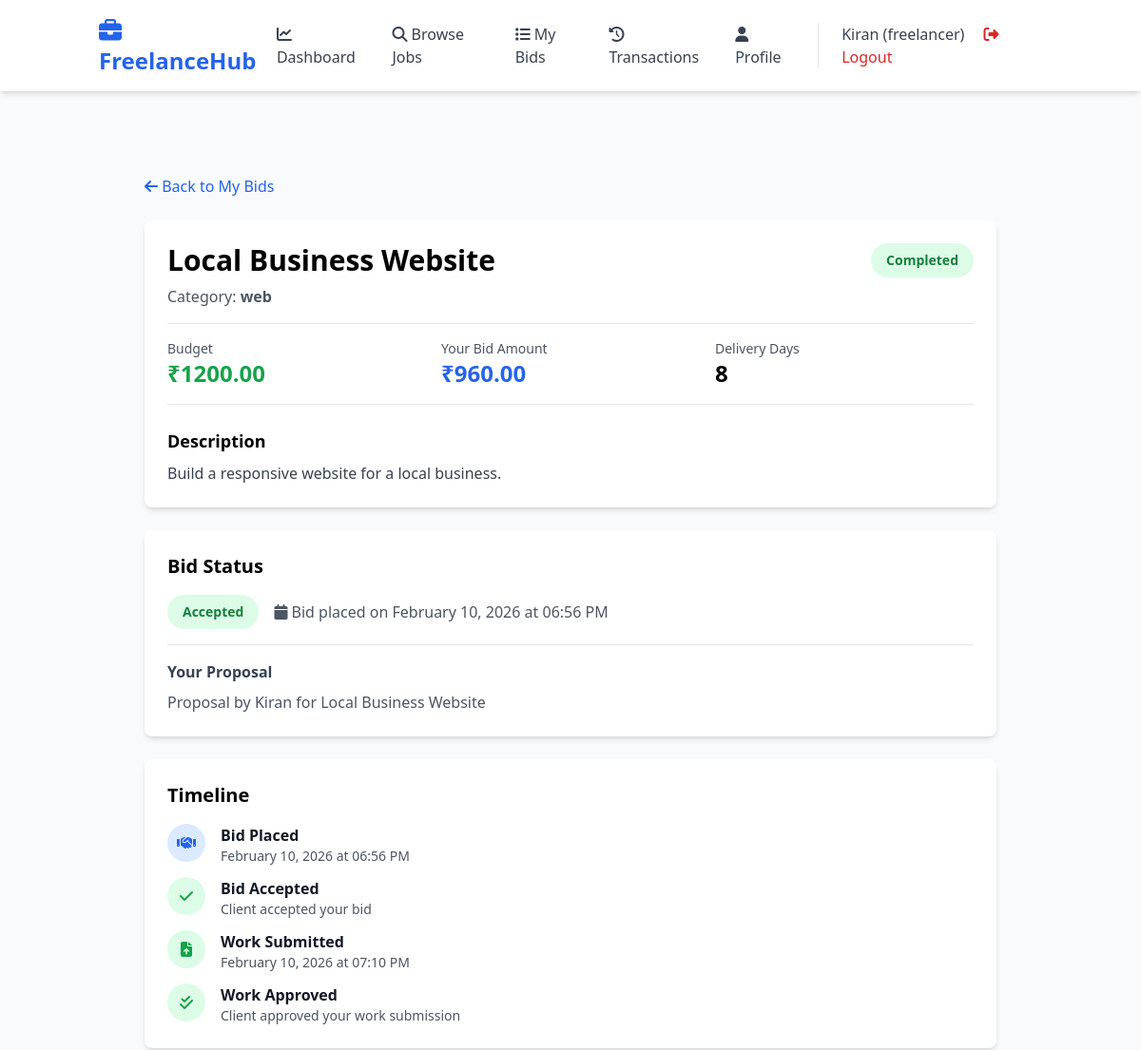
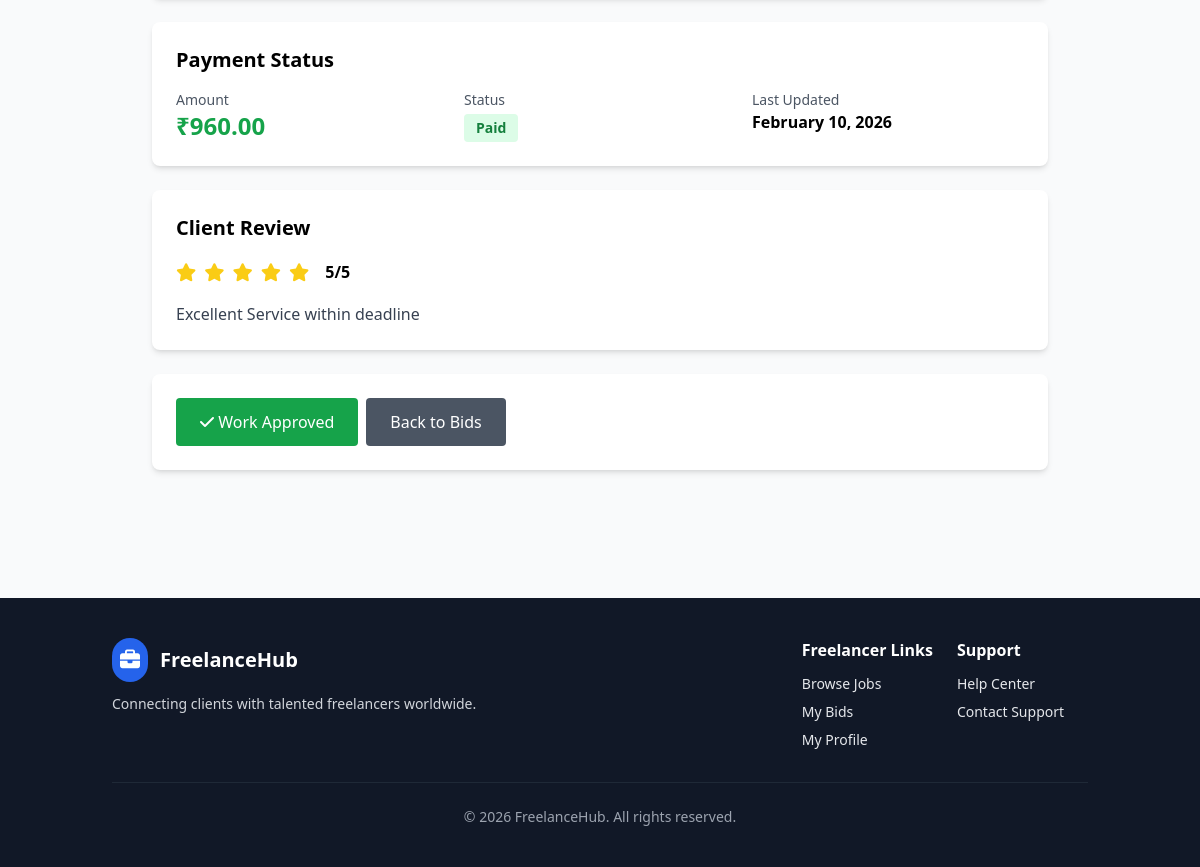
The app's page /bid/1/details (signed in), older data (2 pictures, top to bottom).
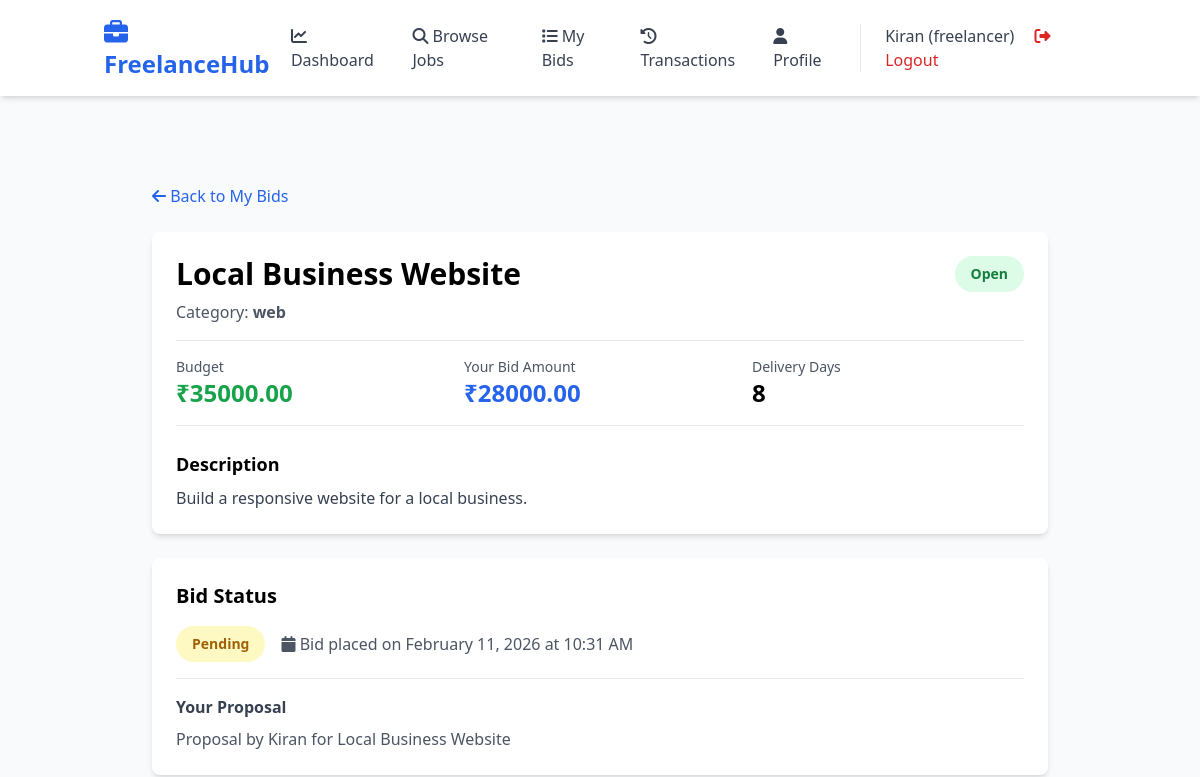
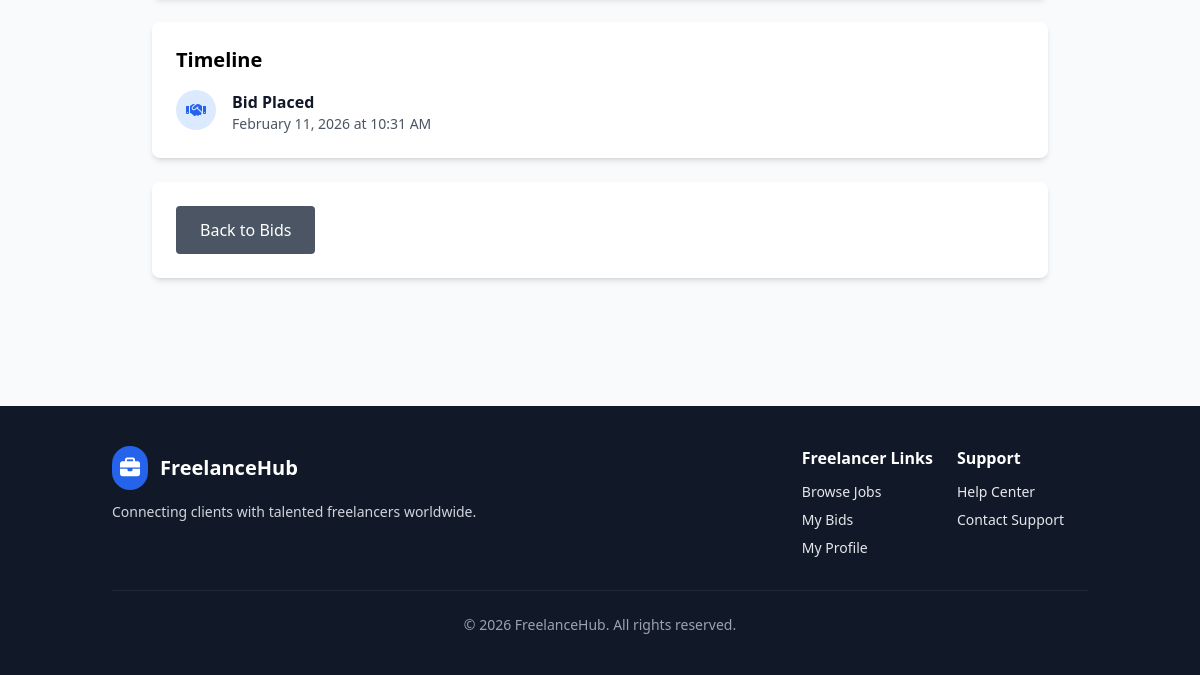
The same page, newer data (2 pictures, top to bottom).
### models.py (models this page shows, shortened)
class Job(db.Model):
    __tablename__ = 'jobs'
    id = db.Column(db.Integer, primary_key=True)
    client_id = db.Column(db.Integer, db.ForeignKey('users.id'), nullable=False, index=True)
    title = db.Column(db.String(200), nullable=False)
    description = db.Column(db.Text, nullable=False)
    budget = db.Column(db.Float, nullable=False)
    category = db.Column(db.String(50), nullable=False)  # web, mobile, design, writing, etc
    deadline = db.Column(db.DateTime, nullable=False)
    status = db.Column(db.String(20), default='open')  # open, in_progress, completed, cancelled
    accepted_bid_id = db.Column(db.Integer, db.ForeignKey('bids.id'), nullable=True)
    created_at = db.Column(db.DateTime, default=datetime.utcnow)
    updated_at = db.Column(db.DateTime, default=datetime.utcnow, onupdate=datetime.utcnow)
    bids = db.relationship('Bid', backref='job', foreign_keys='Bid.job_id', cascade='all, delete-orphan')
    accepted_bid = db.relationship('Bid', uselist=False, foreign_keys='Job.accepted_bid_id')
    payment = db.relationship('Payment', uselist=False, backref='job', cascade='all, delete-orphan')
    work_submission = db.relationship('WorkSubmission', uselist=False, backref='job', cascade='all, delete-orphan')
    reviews = db.relationship('Review', backref='job', cascade='all, delete-orphan')

class Bid(db.Model):
    __tablename__ = 'bids'
    id = db.Column(db.Integer, primary_key=True)
    job_id = db.Column(db.Integer, db.ForeignKey('jobs.id'), nullable=False, index=True)
    freelancer_id = db.Column(db.Integer, db.ForeignKey('users.id'), nullable=False, index=True)
    amount = db.Column(db.Float, nullable=False)
    proposal = db.Column(db.Text, nullable=False)
    delivery_days = db.Column(db.Integer)
    status = db.Column(db.String(20), default='pending')  # pending, accepted, rejected
    created_at = db.Column(db.DateTime, default=datetime.utcnow)

class WorkSubmission(db.Model):
    __tablename__ = 'work_submissions'
    id = db.Column(db.Integer, primary_key=True)
    job_id = db.Column(db.Integer, db.ForeignKey('jobs.id'), nullable=False, index=True, unique=True)
    file_path = db.Column(db.String(255), nullable=False)  # file path
    description = db.Column(db.Text)
    status = db.Column(db.String(20), default='submitted')  # submitted, approved, rejected
    created_at = db.Column(db.DateTime, default=datetime.utcnow)

class Payment(db.Model):
    __tablename__ = 'payments'
    id = db.Column(db.Integer, primary_key=True)
    job_id = db.Column(db.Integer, db.ForeignKey('jobs.id'), nullable=False, index=True)
    client_id = db.Column(db.Integer, db.ForeignKey('users.id'), nullable=False, index=True)
    freelancer_id = db.Column(db.Integer, db.ForeignKey('users.id'), nullable=False, index=True)
    amount = db.Column(db.Float, nullable=False)
    status = db.Column(db.String(20), default='pending')  # pending, paid, released
    created_at = db.Column(db.DateTime, default=datetime.utcnow)
    paid_at = db.Column(db.DateTime)
    released_at = db.Column(db.DateTime)

class Review(db.Model):
    __tablename__ = 'reviews'
    id = db.Column(db.Integer, primary_key=True)
    job_id = db.Column(db.Integer, db.ForeignKey('jobs.id'), nullable=False, index=True)
    client_id = db.Column(db.Integer, db.ForeignKey('users.id'), nullable=False, index=True)
    freelancer_id = db.Column(db.Integer, db.ForeignKey('users.id'), nullable=False, index=True)
    rating = db.Column(db.Integer, nullable=False)  # 1-5
    comment = db.Column(db.Text)
    created_at = db.Column(db.DateTime, default=datetime.utcnow)

### app.py (the view)
    @app.route('/bid/<int:bid_id>/details')
    @freelancer_required
    def bid_details(bid_id):
        bid = Bid.query.get_or_404(bid_id)
        if bid.freelancer_id != current_user.id:
            flash('You do not have permission to view this bid.', 'danger')
            return redirect(url_for('my_bids'))
        job = bid.job
        work = job.work_submission
        payment = job.payment
        review = Review.query.filter_by(job_id=job.id, freelancer_id=current_user.id).first()
        return render_template('bid-details.html', bid=bid, job=job, work=work, payment=payment, review=review)

### models.py (called while the page is built)
    def is_freelancer(self):
        return self.role == 'freelancer'

### templates/bid-details.html (shortened to what the changed rows need)
{% extends "base.html" %}
{% block content %}
<div class="container mx-auto px-4 py-8">
    <div class="max-w-4xl mx-auto">
        {% if job is not defined or job is none or bid is not defined or bid is none %}
        <div class="bg-white rounded-lg shadow-md p-6 mb-6">
            <p class="text-gray-600">Required job or bid data is missing.</p>
        </div>
        {% else %}
        <div class="bg-white rounded-lg shadow-md p-6 mb-6">
            <div class="flex justify-between items-start mb-4">
                <div>
                    <h1 class="text-3xl font-bold mb-2">{{ job.title }}</h1>
                    <p class="text-gray-600">Category: <span class="font-semibold">{{ job.category }}</span></p>
                </div>
                <span class="inline-block px-4 py-2 rounded-full text-sm font-bold
                    {% if job.status == 'open' %}bg-green-100 text-green-700
                    {% elif job.status == 'in_progress' %}bg-blue-100 text-blue-700
                    {% elif job.status == 'awaiting_payment' %}bg-yellow-100 text-yellow-700
                    {% elif job.status == 'completed' %}bg-green-100 text-green-700
                    {% else %}bg-gray-100 text-gray-700{% endif %}">
                    {{ job.status|replace('_', ' ')|capitalize }}
                </span>
            </div>
            <div class="grid md:grid-cols-3 gap-4 mb-6 py-4 border-y">
                <div>
                    <p class="text-gray-600 text-sm">Budget</p>
                    <p class="text-2xl font-bold text-green-600">₹{{ "%.2f"|format(job.budget if job.budget else 0) }}</p>
                </div>
                <div>
                    <p class="text-gray-600 text-sm">Your Bid Amount</p>
                    <p class="text-2xl font-bold text-blue-600">₹{{ "%.2f"|format(bid.amount if bid.amount else 0) }}</p>
                </div>
                <div>
                    <p class="text-gray-600 text-sm">Delivery Days</p>
                    <p class="text-2xl font-bold">{{ bid.delivery_days if bid.delivery_days else 'N/A' }}</p>
                </div>
            </div>
            <div>
                <h3 class="font-bold text-lg mb-2">Description</h3>
                <p class="text-gray-700 whitespace-pre-wrap">{{ job.description }}</p>
            </div>
        </div>
        <div class="bg-white rounded-lg shadow-md p-6 mb-6">
            <h2 class="text-xl font-bold mb-4">Bid Status</h2>
            <div class="flex items-center gap-4">
                <span class="inline-block px-4 py-2 rounded-full text-sm font-bold
                    {% if bid.status == 'accepted' %}bg-green-100 text-green-700
                    {% elif bid.status == 'rejected' %}bg-red-100 text-red-700
                    {% else %}bg-yellow-100 text-yellow-700{% endif %}">
                    {{ bid.status|capitalize }}
                </span>
                <p class="text-gray-600">
                    <i class="fas fa-calendar"></i> Bid placed on {{ bid.created_at.strftime('%B %d, %Y at %I:%M %p') }}
                </p>
            </div>
            {% if bid.proposal %}
                <div class="mt-4 pt-4 border-t">
                    <p class="font-semibold text-gray-700 mb-2">Your Proposal</p>
                    <p class="text-gray-600 whitespace-pre-wrap">{{ bid.proposal }}</p>
                </div>
            {% endif %}
        </div>
        <div class="bg-white rounded-lg shadow-md p-6 mb-6">
            <h2 class="text-xl font-bold mb-4">Timeline</h2>
            <div class="space-y-3">
                <div class="flex items-start gap-4">
                    <div class="flex-shrink-0">
                        <div class="flex items-center justify-center h-10 w-10 rounded-full bg-blue-100">
                            <i class="fas fa-handshake text-blue-600"></i>
                        </div>
                    </div>
                    <div class="flex-1">
                        <p class="font-semibold text-gray-900">Bid Placed</p>
                        <p class="text-gray-600 text-sm">{{ bid.created_at.strftime('%B %d, %Y at %I:%M %p') }}</p>
                    </div>
                </div>
                {% if bid.status == 'accepted' %}
                    <div class="flex items-start gap-4">
                        <div class="flex-shrink-0">
                            <div class="flex items-center justify-center h-10 w-10 rounded-full bg-green-100">
                                <i class="fas fa-check text-green-600"></i>
                            </div>
                        </div>
                        <div class="flex-1">
                            <p class="font-semibold text-gray-900">Bid Accepted</p>
                            <p class="text-gray-600 text-sm">Client accepted your bid</p>
                        </div>
                    </div>
                    {% if work %}
                        <div class="flex items-start gap-4">
                            <div class="flex-shrink-0">
                                <div class="flex items-center justify-center h-10 w-10 rounded-full
                                    {% if work.status == 'submitted' %}bg-blue-100{% elif work.status == 'approved' %}bg-green-100{% else %}bg-red-100{% endif %}">
                                    <i class="fas fa-file-upload
                                        {% if work.status == 'submitted' %}text-blue-600{% elif work.status == 'approved' %}text-green-600{% else %}text-red-600{% endif %}"></i>
                                </div>
                            </div>
                            <div class="flex-1">
                                <p class="font-semibold text-gray-900">Work Submitted</p>
                                <p class="text-gray-600 text-sm">{{ work.created_at.strftime('%B %d, %Y at %I:%M %p') }}</p>
                            </div>
                        </div>
                        {% if work.status == 'approved' %}
                            <div class="flex items-start gap-4">
                                <div class="flex-shrink-0">
                                    <div class="flex items-center justify-center h-10 w-10 rounded-full bg-green-100">
                                        <i class="fas fa-check-double text-green-600"></i>
                                    </div>
                                </div>
                                <div class="flex-1">
                                    <p class="font-semibold text-gray-900">Work Approved</p>
                                    <p class="text-gray-600 text-sm">Client approved your work submission</p>
                                </div>
                            </div>
                        {% endif %}
                    {% endif %}
                {% endif %}
            </div>
        </div>
        {% if bid and bid.status == 'accepted' and payment %}
            <div class="bg-white rounded-lg shadow-md p-6 mb-6">
                <h2 class="text-xl font-bold mb-4">Payment Status</h2>
                <div class="grid md:grid-cols-3 gap-4">
                    <div>
                        <p class="text-gray-600 text-sm">Amount</p>
                        <p class="text-2xl font-bold text-green-600">₹{{ "%.2f"|format(bid.amount if bid and bid.amount else 0) }}</p>
                    </div>
                    <div>
                        <p class="text-gray-600 text-sm">Status</p>
                        <span class="inline-block px-3 py-1 rounded text-sm font-bold mt-1
                            {% if payment.status == 'pending' %}bg-yellow-100 text-yellow-700
                            {% elif payment.status == 'paid' %}bg-green-100 text-green-700
                            {% elif payment.status == 'released' %}bg-blue-100 text-blue-700
                            {% endif %}">
                            {{ payment.status|capitalize }}
                        </span>
                    </div>
                    <div>
                        <p class="text-gray-600 text-sm">Last Updated</p>
                        <p class="font-semibold">{{ payment.created_at.strftime('%B %d, %Y') }}</p>
                    </div>
                </div>
            </div>
        {% endif %}
        {% if review %}
            <div class="bg-white rounded-lg shadow-md p-6 mb-6">
                <h2 class="text-xl font-bold mb-4">Client Review</h2>
                <div class="mb-4">
                    <div class="flex items-center gap-2 mb-2">
                        {% for i in range(5) %}
                            <i class="fas fa-star {% if i < review.rating %}text-yellow-400{% else %}text-gray-300{% endif %} text-lg"></i>
                        {% endfor %}
                        <span class="ml-2 font-semibold">{{ review.rating }}/5</span>
                    </div>
                </div>
                <p class="text-gray-700 whitespace-pre-wrap">{{ review.comment }}</p>
            </div>
        {% endif %}
        <div class="bg-white rounded-lg shadow-md p-6">
            <div class="flex gap-2">
                {% if bid.status == 'accepted' %}
                    {% if not work or work.status == 'rejected' %}
                        <a href="{{ url_for('submit_work', job_id=job.id) }}" class="bg-green-600 text-white px-6 py-3 rounded hover:bg-green-700">
                            {% if work and work.status == 'rejected' %}
                                <i class="fas fa-redo"></i> Resubmit Work
                            {% else %}
                                <i class="fas fa-upload"></i> Submit Work
                            {% endif %}
                        </a>
                    {% elif work.status == 'submitted' %}
                        <button class="bg-blue-600 text-white px-6 py-3 rounded cursor-not-allowed opacity-70" disabled>
                            <i class="fas fa-clock"></i> Awaiting Client Review
                        </button>
                    {% elif work.status == 'approved' %}
                        <button class="bg-green-600 text-white px-6 py-3 rounded cursor-not-allowed" disabled>
                            <i class="fas fa-check"></i> Work Approved
                        </button>
                    {% endif %}
                {% endif %}
                <a href="{{ url_for('my_bids') }}" class="bg-gray-600 text-white px-6 py-3 rounded hover:bg-gray-700">
                    Back to Bids
                </a>
            </div>
        </div>
        {% endif %}
</div>
{% endblock %}

Row changes from the older to the newer data that the page shows:
removed WorkSubmission: created_at "February 10, 2026 at 07:10 PM"
removed Payment: status "Paid", created_at "February 10, 2026"
removed Review: rating "5", comment "Excellent Service within deadline"
changed Job "Local Business Website": status "Completed" → "Open"; budget "1200.00" → "35000.00"
changed Bid "Proposal by Kiran for Local Business Website": amount "960.00" → "28000.00"; status "Accepted" → "Pending"; created_at "February 10, 2026 at 06:56 PM" → "February 11, 2026 at 10:31 AM"; amount "960.00" → (not shown)
Text that changed along with them:
text no longer shown: "Bid Accepted Client accepted your bid Work Submitted Work Approved Client approved your work submission Payment Status Amount ₹ Status Last Updated Client Review /5 Work Approved"
